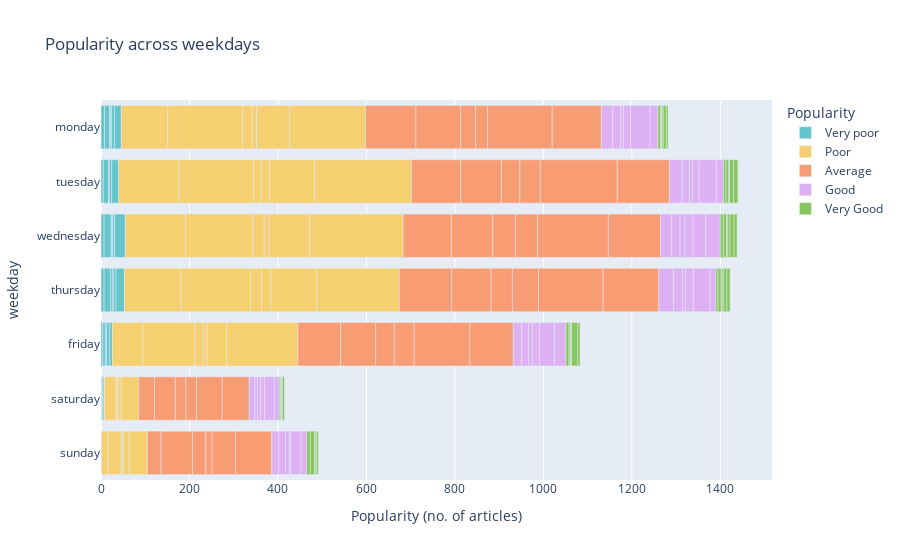

Source (notebook cell):
### Code cell
fig1 = px.bar(data, x = "shares", y = "weekday", color = "Popularity", orientation = "h",
             labels = {
                 "shares": "Popularity (no. of articles)",
                 "weekday": "weekday"
             },
             title = "Popularity across weekdays", 
             color_discrete_sequence=px.colors.qualitative.Pastel,
             category_orders = {
                 "Popularity": ["Very poor", "Poor", "Average", "Good", "Very Good"],
                 "weekday": ["monday", "tuesday", "wednesday", "thursday", "friday", "saturday", "sunday"]}
             )

fig1.show()

### Figure 1 — Plotly figure (JSON) as saved in the notebook; plotly's stock layout.template omitted (floating-point values rounded to 4 significant figures)
{"data": [{"alignmentgroup": "True", "hovertemplate": "Popularity=Very poor<br>Popularity (no. of articles)=%{x}<br>weekday=%{y}<extra></extra>", "legendgroup": "Very poor", "marker": {"color": "rgb(102, 197, 204)"}, "name": "Very poor", "offsetgroup": "Very poor", "orientation": "h", "showlegend": true, "textposition": "auto", "type": "bar", "x": [4, 6, 3, 7, 6, 8, 11, 2, 3, 7, 15, 1, 1, 2, 3, 1, 7, 15, 5, 1, 6, 19, 5, 12, 2, 5, 16, 7, 16, 2, 2, 4, 24], "xaxis": "x", "y": ["friday", "friday", "friday", "friday", "friday", "monday", "monday", "monday", "monday", "monday", "monday", "saturday", "saturday", "saturday", "saturday", "sunday", "thursday", "thursday", "thursday", "thursday", "thursday", "thursday", "tuesday", "tuesday", "tuesday", "tuesday", "tuesday", "wednesday", "wednesday", "wednesday", "wednesday", "wednesday", "wednesday"], "yaxis": "y"}, {"alignmentgroup": "True", "hovertemplate": "Popularity=Poor<br>Popularity (no. of articles)=%{x}<br>weekday=%{y}<extra></extra>", "legendgroup": "Poor", "marker": {"color": "rgb(246, 207, 113)"}, "name": "Poor", "offsetgroup": "Poor", "orientation": "h", "showlegend": true, "textposition": "auto", "type": "bar", "x": [69, 117, 19, 9, 44, 161, 105, 169, 22, 10, 75, 171, 1, 26, 2, 3, 7, 39, 15, 29, 4, 3, 12, 41, 128, 157, 25, 21, 104, 186, 136, 169, 17, 19, 102, 219, 136, 152, 26, 11, 92, 211], "xaxis": "x", "y": ["friday", "friday", "friday", "friday", "friday", "friday", "monday", "monday", "monday", "monday", "monday", "monday", "saturday", "saturday", "saturday", "saturday", "saturday", "saturday", "sunday", "sunday", "sunday", "sunday", "sunday", "sunday", "thursday", "thursday", "thursday", "thursday", "thursday", "thursday", "tuesday", "tuesday", "tuesday", "tuesday", "tuesday", "tuesday", "wednesday", "wednesday", "wednesday", "wednesday", "wednesday", "wednesday"], "yaxis": "y"}, {"alignmentgroup": "True", "hovertemplate": "Popularity=Average<br>Popularity (no. of articles)=%{x}<br>weekday=%{y}<extra></extra>", "legendgroup": "Average", "marker": {"color": "rgb(248, 156, 116)"}, "name": "Average", "offsetgroup": "Average", "orientation": "h", "showlegend": true, "textposition": "auto", "type": "bar", "x": [97, 79, 42, 45, 126, 98, 114, 101, 34, 27, 146, 111, 36, 47, 24, 24, 58, 61, 31, 71, 30, 14, 53, 82, 119, 89, 48, 59, 146, 126, 111, 92, 42, 46, 174, 118, 109, 94, 51, 50, 160, 118], "xaxis": "x", "y": ["friday", "friday", "friday", "friday", "friday", "friday", "monday", "monday", "monday", "monday", "monday", "monday", "saturday", "saturday", "saturday", "saturday", "saturday", "saturday", "sunday", "sunday", "sunday", "sunday", "sunday", "sunday", "thursday", "thursday", "thursday", "thursday", "thursday", "thursday", "tuesday", "tuesday", "tuesday", "tuesday", "tuesday", "tuesday", "wednesday", "wednesday", "wednesday", "wednesday", "wednesday", "wednesday"], "yaxis": "y"}, {"alignmentgroup": "True", "hovertemplate": "Popularity=Good<br>Popularity (no. of articles)=%{x}<br>weekday=%{y}<extra></extra>", "legendgroup": "Good", "marker": {"color": "rgb(220, 176, 242)"}, "name": "Good", "offsetgroup": "Good", "orientation": "h", "showlegend": true, "textposition": "auto", "type": "bar", "x": [19, 16, 8, 16, 34, 26, 26, 18, 6, 16, 44, 18, 13, 6, 7, 9, 22, 11, 16, 15, 9, 3, 23, 13, 33, 20, 7, 18, 38, 13, 29, 16, 7, 15, 39, 16, 25, 19, 11, 18, 29, 33], "xaxis": "x", "y": ["friday", "friday", "friday", "friday", "friday", "friday", "monday", "monday", "monday", "monday", "monday", "monday", "saturday", "saturday", "saturday", "saturday", "saturday", "saturday", "sunday", "sunday", "sunday", "sunday", "sunday", "sunday", "thursday", "thursday", "thursday", "thursday", "thursday", "thursday", "tuesday", "tuesday", "tuesday", "tuesday", "tuesday", "tuesday", "wednesday", "wednesday", "wednesday", "wednesday", "wednesday", "wednesday"], "yaxis": "y"}, {"alignmentgroup": "True", "hovertemplate": "Popularity=Very Good<br>Popularity (no. of articles)=%{x}<br>weekday=%{y}<extra></extra>", "legendgroup": "Very Good", "marker": {"color": "rgb(135, 197, 95)"}, "name": "Very Good", "offsetgroup": "Very Good", "orientation": "h", "showlegend": true, "textposition": "auto", "type": "bar", "x": [7, 3, 1, 2, 14, 5, 6, 2, 1, 3, 7, 4, 3, 2, 2, 5, 1, 8, 10, 1, 3, 4, 5, 7, 2, 4, 7, 7, 6, 6, 2, 9, 10, 1, 7, 7, 3, 5, 9, 7], "xaxis": "x", "y": ["friday", "friday", "friday", "friday", "friday", "friday", "monday", "monday", "monday", "monday", "monday", "monday", "saturday", "saturday", "saturday", "saturday", "saturday", "sunday", "sunday", "sunday", "sunday", "sunday", "thursday", "thursday", "thursday", "thursday", "thursday", "thursday", "tuesday", "tuesday", "tuesday", "tuesday", "tuesday", "tuesday", "wednesday", "wednesday", "wednesday", "wednesday", "wednesday", "wednesday"], "yaxis": "y"}], "layout": {"barmode": "relative", "legend": {"title": {"text": "Popularity"}, "tracegroupgap": 0}, "title": {"text": "Popularity across weekdays"}, "xaxis": {"anchor": "y", "domain": [0, 1], "title": {"text": "Popularity (no. of articles)"}}, "yaxis": {"anchor": "x", "categoryarray": ["sunday", "saturday", "friday", "thursday", "wednesday", "tuesday", "monday"], "categoryorder": "array", "domain": [0, 1], "title": {"text": "weekday"}}}}
